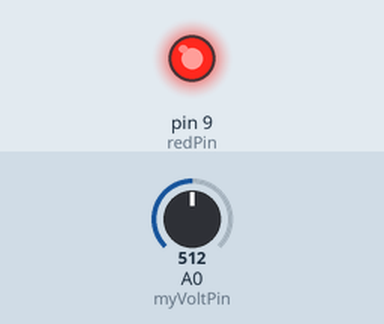
The sketch below on a simulated Arduino Uno, built with avr-gcc and run on an emulated ATmega328P. Parts: output pins drawn as LEDs (lit = HIGH). Inputs (shaded band) come from the test bench; at power-on: A0 (myVoltPin) = 512. What the sketch prints to the serial monitor is not drawn.

Above: at 0.1 s.
Timing chart, 0 to 1.6 s (numbered marks = the images above):
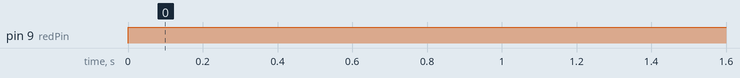

The sketch:

lab9.ino
```cpp
int redPin=9;
  int bright =255;
int myVoltPin = A0;
int readVal;
float V1;
int timeDelay = 500;

void setup() {
  // put your setup code here, to run once:
  pinMode(redPin, OUTPUT);
  Serial.begin(9600);

}

void loop() {
  // put your main code here, to run repeatedly:
  analogWrite(redPin, bright);
  analogWrite(redPin, 255);

  readVal = analogRead(myVoltPin);
  V1 = (5./1023)*readVal;
  Serial.println(V1);

  delay(timeDelay);
}
```

Measured:
- by itself, pin 9 (redPin): LOW → HIGH at 0.00 s
